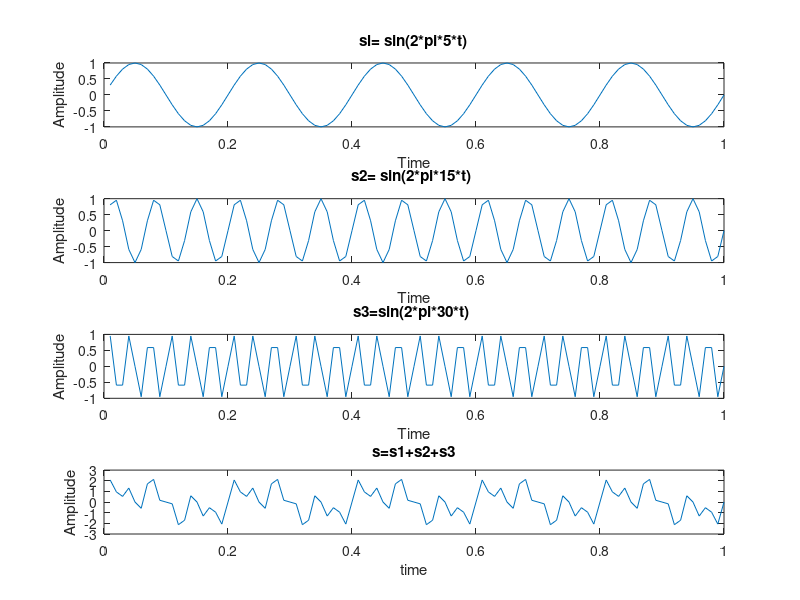
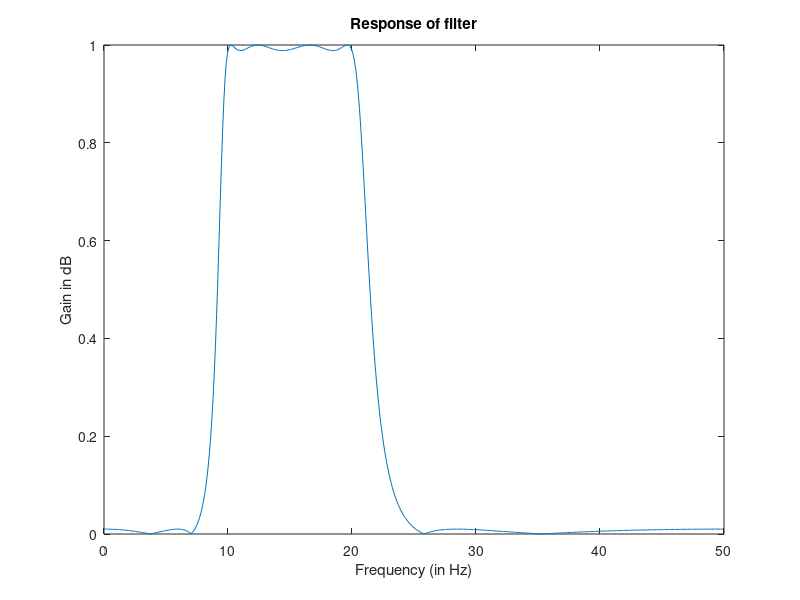
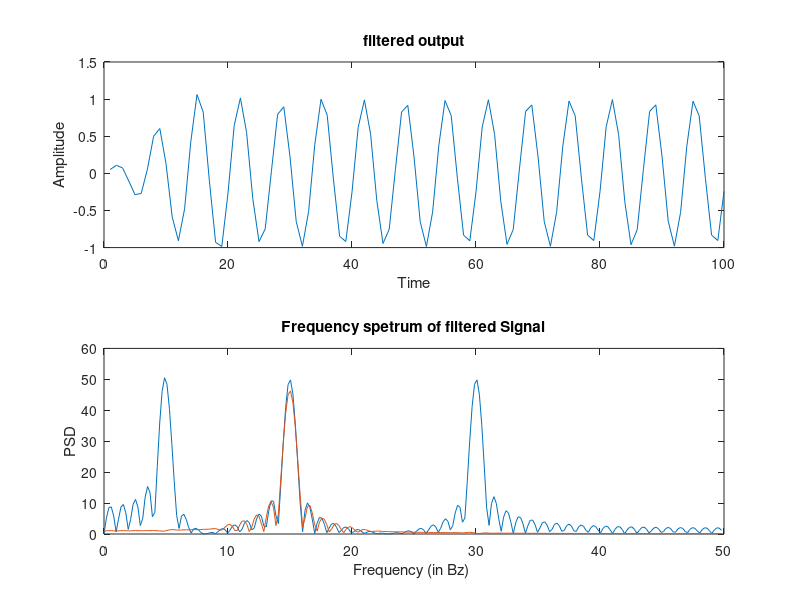

Write the MATLAB code that produced these figures, in order.
clc;
clear all;
close all;
fs=100;
t=(1:100)/fs;
s1=sin(2*pi*5*t);
subplot(4,1,1);plot(t,s1);
title('sl= sin(2*pi*5*t)'); 
xlabel('Time');ylabel('Amplitude');
s2=sin(2*pi*15*t);
subplot(4,1,2) ;plot (t, s2); 
title('s2= sin(2*pi*15*t) ');
xlabel('Time');ylabel('Amplitude');
s3 = sin(2*pi*30*t);
subplot (4,1,3) ;plot (t, s3);
title('s3=sin(2*pi*30*t) ');
xlabel('Time');ylabel('Amplitude');
s=s1+s2+s3;
subplot(4,1,4) ;plot(t, s);
title('s=s1+s2+s3');
xlabel('time');ylabel('Amplitude');
[b a] = ellip(4,0.1,40,[10 20]*2/fs);
[h w] = freqz (b,a,512);
figure (2);
plot (w*fs/(2*pi), abs(h));
title('Response of filter');
xlabel('Frequency (in Hz)');ylabel('Gain in dB');
sf = filter (b, a, s);
figure (3);
subplot (2,1,1); plot (sf);
title('filtered output');
xlabel('Time');ylabel('Amplitude');
s = fft(s, 512) ;
sf = fft(sf, 512);
p = (0:255)/256*(fs/2);
subplot (2,1, 2); 
plot (p, abs([s(1:256)' sf(1:256)']));
title('Frequency spetrum of filtered Signal');
xlabel('Frequency (in Bz) ');ylabel('PSD')
